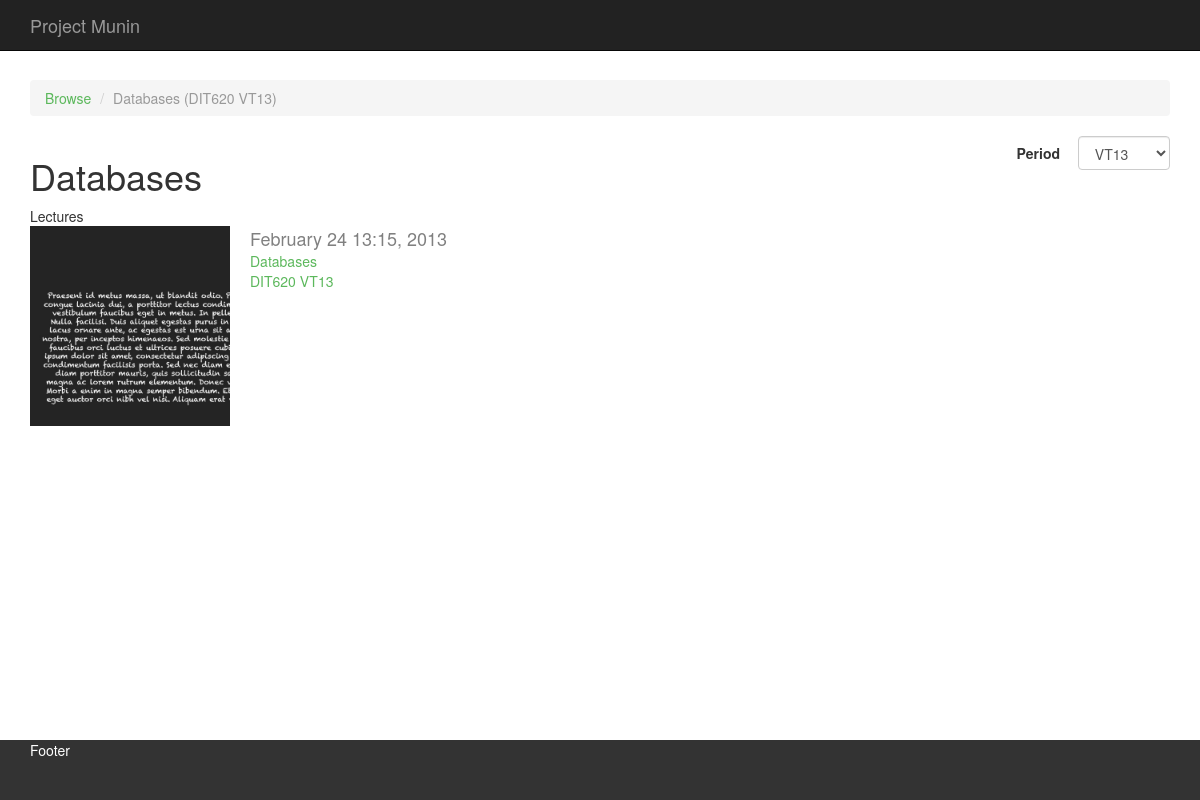
The page /course/DIT620/VT13 on the database its author committed.
### tables this page shows
CREATE TABLE courses
(
	name VARCHAR(255) NOT NULL,
	period VARCHAR(255) NOT NULL,
	code VARCHAR(255) NOT NULL,
	PRIMARY KEY(code,period)
);

CREATE TABLE lectures
(
	finished BOOLEAN NOT NULL,
	startTime DATETIME NOT NULL,
	endTime DATETIME NOT NULL,
	course_code VARCHAR(255) NOT NULL,
	course_period VARCHAR(255) NOT NULL,
	lecture_hall_name VARCHAR(255) NOT NULL,
	id INT NOT NULL AUTO_INCREMENT,
	PRIMARY KEY(id),
	FOREIGN KEY(course_code,course_period) REFERENCES courses(code,period),
	FOREIGN KEY(lecture_hall_name) REFERENCES lecture_halls(name)
);

CREATE TABLE lecture_notes
(
	image VARCHAR(255) NOT NULL,
	time DATETIME NOT NULL,
	processed BOOLEAN NOT NULL,
	lecture_id INT  NOT NULL,
	camera_unit_name VARCHAR(255) NOT NULL,
	id INT NOT NULL AUTO_INCREMENT,
	PRIMARY KEY(id),
	FOREIGN KEY(camera_unit_name) REFERENCES camera_units(name),
	FOREIGN KEY(lecture_id) REFERENCES lectures(id)
);

### application/models/lecture_note_library.php (called while the page is built, shortened)
<?php if ( ! defined('BASEPATH')) exit('No direct script access allowed');
class Lecture_note_library extends CI_Model {
	function get_lectures($course_code, $course_period)
	{
		$lectures = $this->db->select()->from('lectures')->where('course_code', $course_code)->where('course_period', $course_period)->get()->result();
		foreach ($lectures as $lecture) {
			$lecture->lecture_notes = $this->db->select()->from('lecture_notes')->where('lecture_id', $lecture->id)->order_by('time','desc')->get()->result();
			$lecture->course = $this->db->select()->from('courses')->where('code', $lecture->course_code)->where('period', $lecture->course_period)->get()->row();
		}
		return $lectures;
	}
	function get_course($course_code, $course_period)
	{
		$this->db->select()->from('courses')->where('code', $course_code)->where('period', $course_period);
		$query = $this->db->get();
		return $query->row();
	}
	function get_course_periods($course_code)
	{
		$this->db->select('period')->from('courses')->where('code', $course_code);
		$query = $this->db->get();
		return $query->result();
	}
}

### application/controllers/course.php (called while the page is built, shortened)
<?php if ( ! defined('BASEPATH')) exit('No direct script access allowed');
class Course extends MY_Controller {
	function __construct()
	{
		$this->load->model('Lecture_note_library', '', true);
		$this->load->helper('url');
		$this->load->helper('language');
		$this->load->helper('pretty_date');
	}
	public function index($code = FALSE, $period = FALSE)
	{
		$course = $this->Lecture_note_library->get_course($code,$period);
		$lectures = $this->Lecture_note_library->get_lectures($code,$period);
		$periods = $this->Lecture_note_library->get_course_periods($code);
		$list_data = array
		(
			'lectures' => $lectures,
		);
		$lecture_list = $this->load->view("elements/lecture_list",$list_data,true);
		$this->_render("course");
	}
}

### index.php (called while the page is built, shortened)
<?php
require_once BASEPATH.'core/CodeIgniter.php';

### application/helpers/MY_url_helper.php (called while the page is built, shortened)
<?php  if ( ! defined('BASEPATH')) exit('No direct script access allowed');
if ( ! function_exists('course_url'))
{
	function course_url($course_code,$course_period)
	{
		return site_url("/course/".$course_code."/".$course_period);
	}
}
if ( ! function_exists('lecture_url'))
{
	function lecture_url($lecture_id)
	{
		return site_url("/lecture/".$lecture_id);
	}
}
if ( ! function_exists('browse_url'))
{
	function browse_url()
	{
		return site_url("/");
	}
}

### application/helpers/pretty_date_helper.php (called while the page is built, shortened)
<?php  if ( ! defined('BASEPATH')) exit('No direct script access allowed');
if ( ! function_exists('pretty_relative_time'))
{
	function pretty_relative_time($time)
	{
		if ($time !== intval($time))
		{
			$time = strtotime($time);
		}
		if ($time < strtotime(date('Y-m-d 00:00:00')) - 60*60*24*3)
		{
			$format = 'F j H:i';
			if (date('Y') !== date('Y', $time))
			{
				$format .= ", Y";
			}
			return date($format, $time);
		}
		return "a few seconds ago";
	}
}

### application/core/MY_Controller.php (called while the page is built, shortened)
<?php if ( ! defined('BASEPATH')) exit('No direct script access allowed');
class MY_Controller extends CI_Controller{
	protected $data = Array();
	protected $template = "page";
	protected $navbar = "navbar";
	protected $nav_active = "";
	protected $javascript = array();
	protected $css = array();
	protected $fonts = array();
	protected $title = FALSE;
	protected $description = FALSE;
	protected $keywords = FALSE;
	protected $author = FALSE;
	function __construct()
	{
		$this->load->helper('language');
		$this->load->library('form_validation');
		$this->data["uri_segment_1"] = $this->uri->segment(1);
		$this->data["uri_segment_2"] = $this->uri->segment(2);
		$this->title = $this->config->item('site_title');
		$this->description = $this->config->item('site_description');
		$this->keywords = $this->config->item('site_keywords');
		$this->author = $this->config->item('site_author');
	}
	protected function _render($view, $render_type = "FULLPAGE") {
        switch ($render_type) {
        case "FULLPAGE" :
        default			:
		$template_args["javascript"] = $this->javascript;
		$template_args["css"] = $this->css;
		$template_args["fonts"] = $this->fonts;
		$template_args["title"] = $this->title;
		$template_args["description"] = $this->description;
		$template_args["keywords"] = $this->keywords;
		$template_args["author"] = $this->author;
		$navbar_args["nav_active"] = $this->nav_active;
		$navbar = $this->load->view("elements/".$this->navbar,$navbar_args,true);
		$body_args["header"] = $navbar;
		$body_args["footer"] = $this->load->view("elements/footer",array(),true);
		$body_args["content"] = $this->load->view($view,array_merge($this->data,$template_args),true);
		$template_args["template"] = $this->template;
		$template_args["content"] = $this->load->view("templates/".$this->template,$body_args,true);
		$this->load->view("templates/base",$template_args);
		 break;
    }
	}
}

### application/views/elements/lecture_list.php (the view)
<?php foreach($lectures as $lecture): ?>
	<div class="lecture-row">
		<div class="lecture-thumb">
			<a href="<?=lecture_url($lecture->id) ?>">
				<img class="lecture-thumb-img" src="<?=base_url(LECTURE_NOTES.$lecture->lecture_notes[0]->image) ?>" />
			</a>
		</div>
		<span class="lecture-row-time"><?=pretty_relative_time($lecture->startTime) ?></span>
		<a class="lecture-row-course-name" href="<?=course_url($lecture->course->code,$lecture->course->period) ?>"><?=$lecture->course->name ?></span>
		<a class="lecture-row-course-code" href="<?=course_url($lecture->course->code,$lecture->course->period) ?>"><?=$lecture->course->code ?> <?=$lecture->course->period ?></span>
	</div>
<?php endforeach; ?>

### application/views/course.php
<div class="container">
	<div class="row">
		<div class="col-xs-12 course-detail">
			<ol class="breadcrumb clearfix">
				<li><a href="<?=browse_url() ?>">Browse</a></li>
				<li class="active"><?=$course->name ?> (<?=$course->code ?> <?=$course->period ?>)</li>
			</ol>
			<div class="row">
				<div class="col-sm-4 col-sm-push-8">
					<form role="form" id="course-period-select-form" class="form-horizontal">
						<div class="form-group">
							<label for="course-period-select" class="col-xs-4 control-label">
								Period
							</label>
							<div class="col-xs-8">
								<select id="course-period-select" class="form-control">
								<?php foreach($periods as $period): ?>
									<?php $selected = $course->period == $period->period ? ' selected' : ''; ?>
									<option<?=$selected ?> value="<?=course_url($course->code,$period->period) ?>"><?=$period->period ?></option>
								<?php endforeach; ?>
								</select>
							</div>
						</div>
					</form>
					<div class="clearfix"></div>
				</div>
				<div class="col-sm-8 col-sm-pull-4">
					<h1 class="course"><?=$course->name ?></h1>
				</div>
			</div>
			<span class="title">Lectures</span>
			<?=$lecture_list ?>
		</div>
	</div>
</div>

### rows shown on the page
courses: name "Databases", code "DIT620", period "VT13"
lectures: lecture_notes.image (picture), startTime "February 24 13:15, 2013"

### other values the page prints
form field value "VT13"
